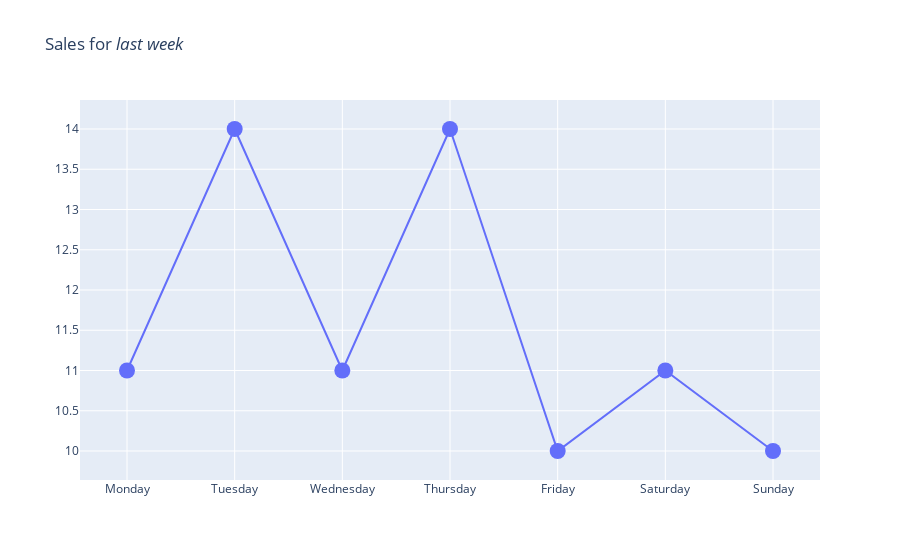

Source (notebook cell):
### Markdown cell above
## Line with markers

### Code cell
trace = go.Scatter(x = days,
                   y = sales,
                  mode = "lines+markers",
                  marker = dict(size = 16))

data = [trace]

layout = {"title":"Sales for <i>last week</i>", "xaxis":{"zeroline":False}}

# iplot({"data":data}) # old way of doing things in Jupyter Notebook!
pio.show({"data": data, 'layout':layout})

### Figure 1 — Plotly figure (JSON) as saved in the notebook; plotly's stock layout.template omitted (floating-point values rounded to 4 significant figures)
{"data": [{"marker": {"size": 16}, "mode": "lines+markers", "type": "scatter", "x": ["Monday", "Tuesday", "Wednesday", "Thursday", "Friday", "Saturday", "Sunday"], "y": [11, 14, 11, 14, 10, 11, 10]}], "layout": {"autosize": true, "title": {"text": "Sales for <i>last week</i>"}, "xaxis": {"autorange": true, "range": [-0.3878, 6.388], "type": "category", "zeroline": false}, "yaxis": {"autorange": true, "range": [9.578, 14.42], "type": "linear"}}}
